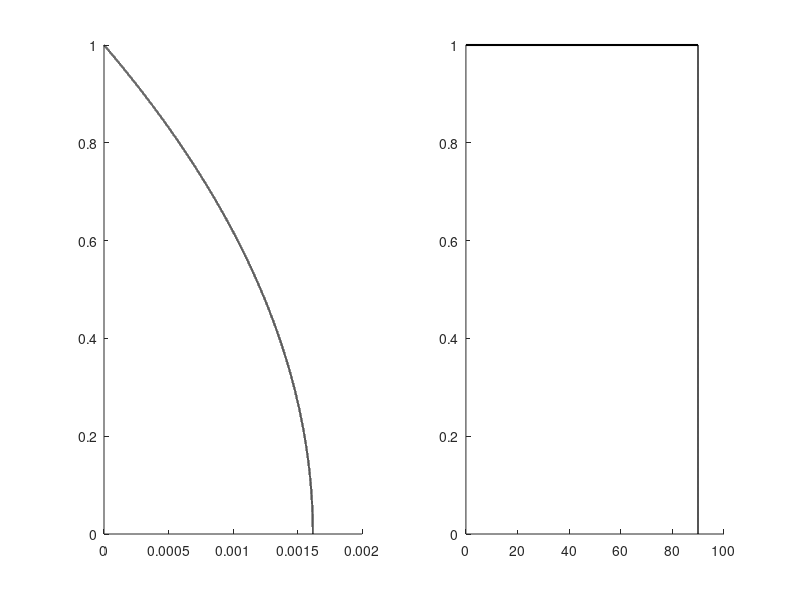

MATLAB code to generate this figure: (Note: this script raises an error after producing the figure.)
clear all; clc; close all;
period_m2 = 12.421; % hours
frequency_m2 = 2*pi/period_m2/3600; % rad/s

T_series = [1e-4,1e-6,1e-8];
% T_series = [1e-8];
S_series = [1e-4,1e-6,1e-8];
% color_series = {'r','b','g','k','c','m'};
% marker_series = {'o','x','*','+'};

marker_size = 6;
line_width = 1.5;
marker_interval = 5;
figure(1)

rc = 0.1;
rw = 0.1;
K_b  = 10.^[-10, -9, -8, -7, -5, -4];
%% HERBERT WANG
% for j = 1 : length(T_series)
for j = 1
    % for k = 1 : length(S_series)
    for k = 2
        h = 48;
        rho = 1000;
        g = 10;
        fai_ct = S_series(k)/ (h*rho*g); % this is from Xuhua's thesis or infered by comparison between governing equations.
        xw = 0; x = rw;
        yw = 0; y = 0;
        mu=0.001;
        kr = T_series(j) /h * mu / rho / g;
        kx = kr; ky = kr; kz = kr;
        etax=kx/(fai_ct*mu);etaz=kz/(fai_ct*mu);etay=ky/(fai_ct*mu);

        lambda_wang = h * sqrt(i*frequency_m2/etax);
        z = 0:0.001:h;
        H = 1 + tanh(lambda_wang)*sinh(lambda_wang*z/h) - cosh(lambda_wang*z/h);
        figure(1)
        subplot(1,2,1);
        hold on
        % yyaxis left
        plot(abs(H),(h-z)/h, 'k-','LineWidth',line_width);
        % set(gca, 'YDir', 'reverse')
        subplot(1,2,2);
        hold on
        % yyaxis left
        plot(angle(H)/pi*180,(h-z)/h, 'k-','LineWidth',line_width);
        % set(gca, 'YDir', 'reverse')
    end
end

% %% Wang 2018
% % for j = 1 : length(T_series)
% for j = 1
%     % for k = 1 : length(S_series)
%     for k = 3
%         h = 48;
%         rho = 1000;
%         g = 10;
%         fai_ct = S_series(k)/ (h*rho*g); % this is from Xuhua's thesis or infered by comparison between governing equations.
%         xw = 0; x = rw;
%         yw = 0; y = 0;
%         mu=0.001;
%         kr = T_series(j) /h * mu / rho / g;
%         kx = kr; ky = kr; kz = kr;
%         etax=kx/(fai_ct*mu);etaz=kz/(fai_ct*mu);etay=ky/(fai_ct*mu);
%         period_M2 = 12.421*3600;
%         period_components = [period_M2]; %s
%         nondim_co = kr/(fai_ct*mu*(rw)^2);
%         period_components_nondim = nondim_co * period_components;
%         omega_components_non = 2*pi./period_components_nondim*sqrt(-1);
% 
%        H_D = K_b/T_series(j) * rw^2;
%        H = omega_components_non ./ (H_D + omega_components_non);
%        for m = 1 : length(K_b)
%         figure(1)
%         subplot(1,2,1);
%         hold on
%         % yyaxis left
%         plot(abs(H(m))*ones(length(z),1),z/h, '-','Color',color_series{m},'LineWidth',line_width);
%         % set(gca, 'YDir', 'reverse')
%         subplot(1,2,2);
%         hold on
%         % yyaxis left
%         plot(angle(H(m))/pi*180 * ones(length(z),1),z/h, '-','Color',color_series{m},'LineWidth',line_width);
%         % set(gca, 'YDir', 'reverse')
%        end
%     end
% end


%% LSH model
h = 48;
rho = 1000;
g = 10;
% T_series
% for j = 1 : length(T_series)
for j = 1
    % for k = 1 : length(S_series)
    for k = 2
        fai_ct = S_series(k)/ (h*rho*g); % this is from Xuhua's thesis or infered by comparison between governing equations.
        xw = 0; x = rw;
        yw = 0; y = 0;
        z_series = 0:2:h; % the location of measurement gauge

        mu=0.001;
        kr = T_series(j) /h * mu / rho / g;
        kx = kr; ky = kr; kz = kr;

        etax=kx/(fai_ct*mu);etaz=kz/(fai_ct*mu);etay=ky/(fai_ct*mu);

        C = pi * rc^2/ rho / g; % m3/Pa, from defination of wellbore storage coeffi
        C=0; % here, C should be set to zero to filter the effect of wellbore flow.

        CD = C./(2*pi*h*fai_ct*rw^2); %non-dimensional wellbore storage

        rd = rw / rw;
        hd=h/(rw);


        period_M2 = 12.421*3600;
        period_components = [period_M2]; %s
        nondim_co = kr/(fai_ct*mu*(rw)^2);
        period_components_nondim = nondim_co * period_components;
        omega_components_non = 2*pi./period_components_nondim*sqrt(-1);
        Skin = 0;
        lambda_d = K_b * rw * mu / rho / g / kr;
        B_LSH = sqrt(hd*lambda_d);

        for m = 1 : length(lambda_d)
            for kk = 1 : length(z_series)
                z = z_series(kk); % it is noted that the z direction is opposite in our study (upwards) compared with Herbert Wang
                zd = z/(rw);
                if hd*lambda_d(m) > 1e+6
                    tol = 1e-10;
                    x = solve_tan_eq_n(hd*lambda_d(m),40000,tol);
                else
                    x = solve_tan_eq_n(hd*lambda_d(m),40000);
                end

                xx = x/hd;
                s = omega_components_non(1);
                sum1 = 0;
                for jj = 1 : length(x)
                    sum1 = sum1 + 1/xx(jj) * sin(xx(jj) * hd) * cos(xx(jj)*zd)...
                        * besselk(0, sqrt(s + xx(jj)^2))...
                        * (xx(jj)^2 + lambda_d(m)^2)/(hd * (xx(jj)^2 + lambda_d(m)^2) + lambda_d(m));
                end
                sum1 = 2 * sum1;
                sum2 = 0;
                for jj = 1 : length(x)
                    sum2 = sum2 - lambda_d(m)*2/ (s + xx(jj)^2)*cos(xx(jj)*zd)*cos(xx(jj)*hd)...
                        * (xx(jj)^2 + lambda_d(m)^2)/(hd * (xx(jj)^2 + lambda_d(m)^2) + lambda_d(m));
                end

                H = (sum2 + 1)/(1 + CD * Skin * s + CD * s * sum1);
                amplitude2(kk) = double(abs(H));
                phase2(kk) =  double(angle(H))/pi * 180;
            end
            m
            figure(1)
            subplot(1,2,1);
            % yyaxis right
            % plot(amplitude2,(z_series)/h, 'o','LineWidth',line_width,'MarkerSize',m,'Color',color_series{m})
            plot(amplitude2,(z_series)/h, 'o','LineWidth',line_width,'MarkerSize',m)
            hold on
    xlabel('$Amplitude\ ratio$','FontSize',14,'Interpreter', 'latex', 'FontWeight', 'bold')
    ylabel('$z/h $','FontSize',14,'Interpreter', 'latex', 'FontWeight', 'bold')
    grid on
        ax = gca;
    set(ax, 'FontSize', 20); 
    ax.XAxis.TickLabelInterpreter = 'latex';
    ax.YAxis.TickLabelInterpreter = 'latex';
            % set(gca, 'YDir', 'reverse')

            subplot(1,2,2)
            % yyaxis right
            % plot(phase2,(z_series)/h , 'o','LineWidth',line_width,'MarkerSize',m,'Color',color_series{m})
            plot(phase2,(z_series)/h , 'o','LineWidth',line_width,'MarkerSize',m)

            hold on
    xlabel('$Phase\ shift$','FontSize',14,'Interpreter', 'latex', 'FontWeight', 'bold')
    ylabel('$z/h $','FontSize',14,'Interpreter', 'latex', 'FontWeight', 'bold')
    grid on
        ax = gca;
    set(ax, 'FontSize', 20); 
    ax.XAxis.TickLabelInterpreter = 'latex';
    ax.YAxis.TickLabelInterpreter = 'latex';
            % set(gca, 'YDir', 'reverse')
        end
    end
end

% lg =legend('$Detournay \& Cheng, 1993$','$New model\ \frac{K^\prime}{b^\prime}=10^{-10}$', '$New model\ \frac{K^\prime}{b^\prime}=10^{-9}$','$New model\ \frac{K^\prime}{b^\prime}=10^{-8}$','$New model\ \frac{K^\prime}{b^\prime}=10^{-7}$','$New model\ \frac{K^\prime}{b^\prime}=10^{-5}$','$New model\ \frac{K^\prime}{b^\prime}=10^{-4}$',...
% 'FontSize',16,'Interpreter', 'latex', 'FontWeight', 'bold','box','off')
% lg.Location = 'eastoutside'
% function for plot

function semilog_with_markers(x, y, lineStyle, markerStyle, markerInterval,line_width,marker_size)
semilogx(x, y, lineStyle,'LineWidth',line_width);      % Plot the basic line
hold on;
markerIndices = 1:markerInterval:length(x); % Calculate indices for markers
semilogx(x(markerIndices), y(markerIndices), markerStyle,'MarkerSize',marker_size); % Plot markers
hold off;
end
function loglog_with_markers(x, y, lineStyle, markerStyle, markerInterval, line_width, marker_size)
loglog(x, y, lineStyle,'LineWidth',line_width);      % Plot the basic line
hold on;
markerIndices = 1:markerInterval:length(x); % Calculate indices for markers
loglog(x(markerIndices), y(markerIndices), markerStyle,'MarkerSize',marker_size); % Plot markers
hold off;
end
